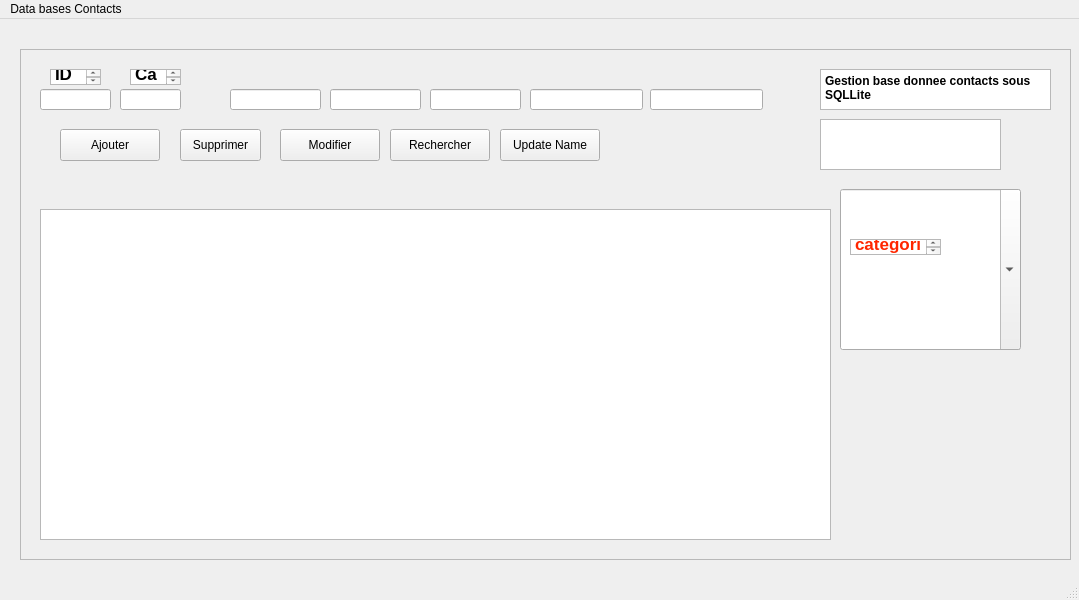
<?xml version="1.0" encoding="UTF-8"?>
<ui version="4.0">
 <class>MainWindow</class>
 <widget class="QMainWindow" name="MainWindow">
  <property name="geometry">
   <rect>
    <x>0</x>
    <y>0</y>
    <width>1079</width>
    <height>600</height>
   </rect>
  </property>
  <property name="windowTitle">
   <string>MainWindow</string>
  </property>
  <widget class="QWidget" name="centralwidget">
   <widget class="QFrame" name="frame">
    <property name="geometry">
     <rect>
      <x>20</x>
      <y>30</y>
      <width>1051</width>
      <height>511</height>
     </rect>
    </property>
    <property name="frameShape">
     <enum>QFrame::Shape::StyledPanel</enum>
    </property>
    <property name="frameShadow">
     <enum>QFrame::Shadow::Raised</enum>
    </property>
    <widget class="QLineEdit" name="lineEditNom">
     <property name="geometry">
      <rect>
       <x>210</x>
       <y>40</y>
       <width>91</width>
       <height>21</height>
      </rect>
     </property>
    </widget>
    <widget class="QLineEdit" name="lineEditPreNom">
     <property name="geometry">
      <rect>
       <x>310</x>
       <y>40</y>
       <width>91</width>
       <height>21</height>
      </rect>
     </property>
    </widget>
    <widget class="QLineEdit" name="lineEditEmail">
     <property name="geometry">
      <rect>
       <x>410</x>
       <y>40</y>
       <width>91</width>
       <height>21</height>
      </rect>
     </property>
    </widget>
    <widget class="QPushButton" name="pushButtonAjouter">
     <property name="geometry">
      <rect>
       <x>40</x>
       <y>80</y>
       <width>100</width>
       <height>32</height>
      </rect>
     </property>
     <property name="text">
      <string>Ajouter</string>
     </property>
    </widget>
    <widget class="QPushButton" name="pushButtonSupprimer">
     <property name="geometry">
      <rect>
       <x>160</x>
       <y>80</y>
       <width>81</width>
       <height>32</height>
      </rect>
     </property>
     <property name="text">
      <string>Supprimer</string>
     </property>
    </widget>
    <widget class="QPushButton" name="pushButtonModifier">
     <property name="geometry">
      <rect>
       <x>260</x>
       <y>80</y>
       <width>100</width>
       <height>32</height>
      </rect>
     </property>
     <property name="text">
      <string>Modifier</string>
     </property>
    </widget>
    <widget class="QPushButton" name="pushButtonRechercher">
     <property name="geometry">
      <rect>
       <x>370</x>
       <y>80</y>
       <width>100</width>
       <height>32</height>
      </rect>
     </property>
     <property name="text">
      <string>Rechercher</string>
     </property>
    </widget>
    <widget class="QTableView" name="tableView">
     <property name="geometry">
      <rect>
       <x>20</x>
       <y>160</y>
       <width>791</width>
       <height>331</height>
      </rect>
     </property>
    </widget>
    <widget class="QLineEdit" name="lineEditRecherche">
     <property name="geometry">
      <rect>
       <x>630</x>
       <y>40</y>
       <width>113</width>
       <height>21</height>
      </rect>
     </property>
    </widget>
    <widget class="QPlainTextEdit" name="plainTextEdit">
     <property name="geometry">
      <rect>
       <x>800</x>
       <y>20</y>
       <width>231</width>
       <height>41</height>
      </rect>
     </property>
     <property name="font">
      <font>
       <bold>true</bold>
      </font>
     </property>
     <property name="plainText">
      <string>Gestion base donnee contacts sous SQLLite</string>
     </property>
    </widget>
    <widget class="QLineEdit" name="lineEditTelephone">
     <property name="geometry">
      <rect>
       <x>510</x>
       <y>40</y>
       <width>113</width>
       <height>21</height>
      </rect>
     </property>
    </widget>
    <widget class="QTableView" name="tableViewNumberOfContacts">
     <property name="geometry">
      <rect>
       <x>800</x>
       <y>70</y>
       <width>181</width>
       <height>51</height>
      </rect>
     </property>
    </widget>
    <widget class="QPushButton" name="Update">
     <property name="geometry">
      <rect>
       <x>480</x>
       <y>80</y>
       <width>100</width>
       <height>32</height>
      </rect>
     </property>
     <property name="text">
      <string>Update Name</string>
     </property>
    </widget>
    <widget class="QComboBox" name="comboBoxCategories">
     <property name="geometry">
      <rect>
       <x>820</x>
       <y>140</y>
       <width>181</width>
       <height>161</height>
      </rect>
     </property>
     <property name="minimumSize">
      <size>
       <width>5</width>
       <height>5</height>
      </size>
     </property>
     <property name="editable">
      <bool>true</bool>
     </property>
    </widget>
    <widget class="QTextEdit" name="textEdit">
     <property name="geometry">
      <rect>
       <x>830</x>
       <y>190</y>
       <width>91</width>
       <height>16</height>
      </rect>
     </property>
     <property name="font">
      <font>
       <fontweight>Light</fontweight>
      </font>
     </property>
     <property name="html">
      <string>&lt;!DOCTYPE HTML PUBLIC &quot;-//W3C//DTD HTML 4.0//EN&quot; &quot;http://www.w3.org/TR/REC-html40/strict.dtd&quot;&gt;
&lt;html&gt;&lt;head&gt;&lt;meta name=&quot;qrichtext&quot; content=&quot;1&quot; /&gt;&lt;meta charset=&quot;utf-8&quot; /&gt;&lt;style type=&quot;text/css&quot;&gt;
p, li { white-space: pre-wrap; }
hr { height: 1px; border-width: 0; }
li.unchecked::marker { content: &quot;\2610&quot;; }
li.checked::marker { content: &quot;\2612&quot;; }
&lt;/style&gt;&lt;/head&gt;&lt;body style=&quot; font-family:'.AppleSystemUIFont'; font-size:13pt; font-weight:300; font-style:normal;&quot;&gt;
&lt;p style=&quot; margin-top:0px; margin-bottom:0px; margin-left:0px; margin-right:0px; -qt-block-indent:0; text-indent:0px;&quot;&gt;&lt;span style=&quot; font-weight:700; color:#ff2600;&quot;&gt;categories&lt;/span&gt;&lt;/p&gt;&lt;/body&gt;&lt;/html&gt;</string>
     </property>
    </widget>
    <widget class="QLineEdit" name="lineEditId">
     <property name="geometry">
      <rect>
       <x>20</x>
       <y>40</y>
       <width>71</width>
       <height>21</height>
      </rect>
     </property>
    </widget>
    <widget class="QLineEdit" name="lineEditCategorieId">
     <property name="geometry">
      <rect>
       <x>100</x>
       <y>40</y>
       <width>61</width>
       <height>21</height>
      </rect>
     </property>
    </widget>
    <widget class="QTextEdit" name="textEdit_2">
     <property name="geometry">
      <rect>
       <x>30</x>
       <y>20</y>
       <width>51</width>
       <height>16</height>
      </rect>
     </property>
     <property name="html">
      <string>&lt;!DOCTYPE HTML PUBLIC &quot;-//W3C//DTD HTML 4.0//EN&quot; &quot;http://www.w3.org/TR/REC-html40/strict.dtd&quot;&gt;
&lt;html&gt;&lt;head&gt;&lt;meta name=&quot;qrichtext&quot; content=&quot;1&quot; /&gt;&lt;meta charset=&quot;utf-8&quot; /&gt;&lt;style type=&quot;text/css&quot;&gt;
p, li { white-space: pre-wrap; }
hr { height: 1px; border-width: 0; }
li.unchecked::marker { content: &quot;\2610&quot;; }
li.checked::marker { content: &quot;\2612&quot;; }
&lt;/style&gt;&lt;/head&gt;&lt;body style=&quot; font-family:'.AppleSystemUIFont'; font-size:13pt; font-weight:400; font-style:normal;&quot;&gt;
&lt;p style=&quot; margin-top:0px; margin-bottom:0px; margin-left:0px; margin-right:0px; -qt-block-indent:0; text-indent:0px;&quot;&gt;&lt;span style=&quot; font-weight:700;&quot;&gt;ID&lt;/span&gt;&lt;/p&gt;&lt;/body&gt;&lt;/html&gt;</string>
     </property>
    </widget>
    <widget class="QTextEdit" name="textEdit_3">
     <property name="geometry">
      <rect>
       <x>110</x>
       <y>20</y>
       <width>51</width>
       <height>16</height>
      </rect>
     </property>
     <property name="html">
      <string>&lt;!DOCTYPE HTML PUBLIC &quot;-//W3C//DTD HTML 4.0//EN&quot; &quot;http://www.w3.org/TR/REC-html40/strict.dtd&quot;&gt;
&lt;html&gt;&lt;head&gt;&lt;meta name=&quot;qrichtext&quot; content=&quot;1&quot; /&gt;&lt;meta charset=&quot;utf-8&quot; /&gt;&lt;style type=&quot;text/css&quot;&gt;
p, li { white-space: pre-wrap; }
hr { height: 1px; border-width: 0; }
li.unchecked::marker { content: &quot;\2610&quot;; }
li.checked::marker { content: &quot;\2612&quot;; }
&lt;/style&gt;&lt;/head&gt;&lt;body style=&quot; font-family:'.AppleSystemUIFont'; font-size:13pt; font-weight:400; font-style:normal;&quot;&gt;
&lt;p style=&quot; margin-top:0px; margin-bottom:0px; margin-left:0px; margin-right:0px; -qt-block-indent:0; text-indent:0px;&quot;&gt;&lt;span style=&quot; font-weight:700;&quot;&gt;CatId&lt;/span&gt;&lt;/p&gt;&lt;/body&gt;&lt;/html&gt;</string>
     </property>
    </widget>
   </widget>
  </widget>
  <widget class="QMenuBar" name="menubar">
   <property name="geometry">
    <rect>
     <x>0</x>
     <y>0</y>
     <width>1079</width>
     <height>24</height>
    </rect>
   </property>
   <widget class="QMenu" name="menuData_bases_Contacts">
    <property name="title">
     <string>Data bases Contacts</string>
    </property>
   </widget>
   <addaction name="menuData_bases_Contacts"/>
  </widget>
  <widget class="QStatusBar" name="statusbar"/>
 </widget>
 <resources/>
 <connections/>
</ui>
